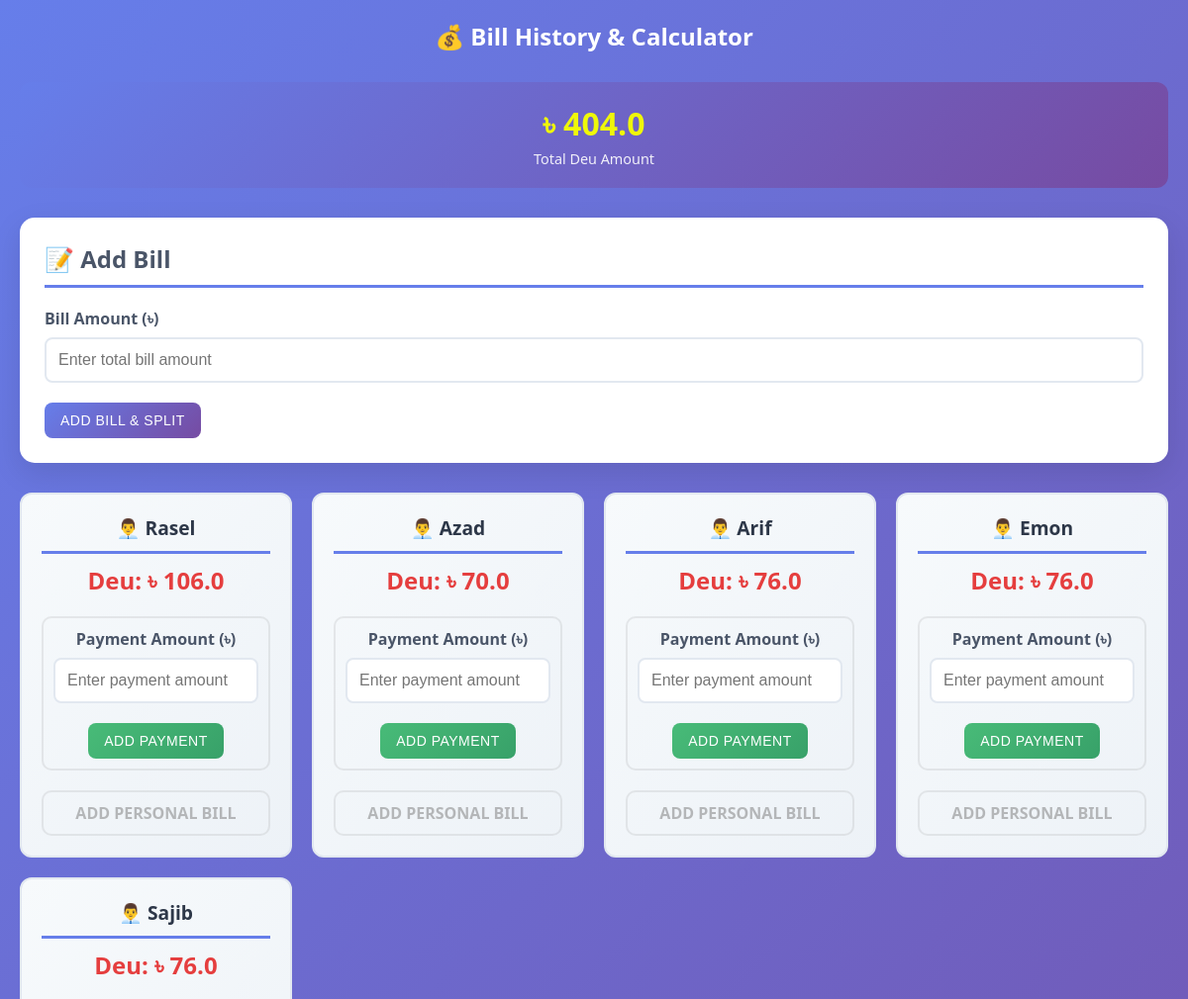
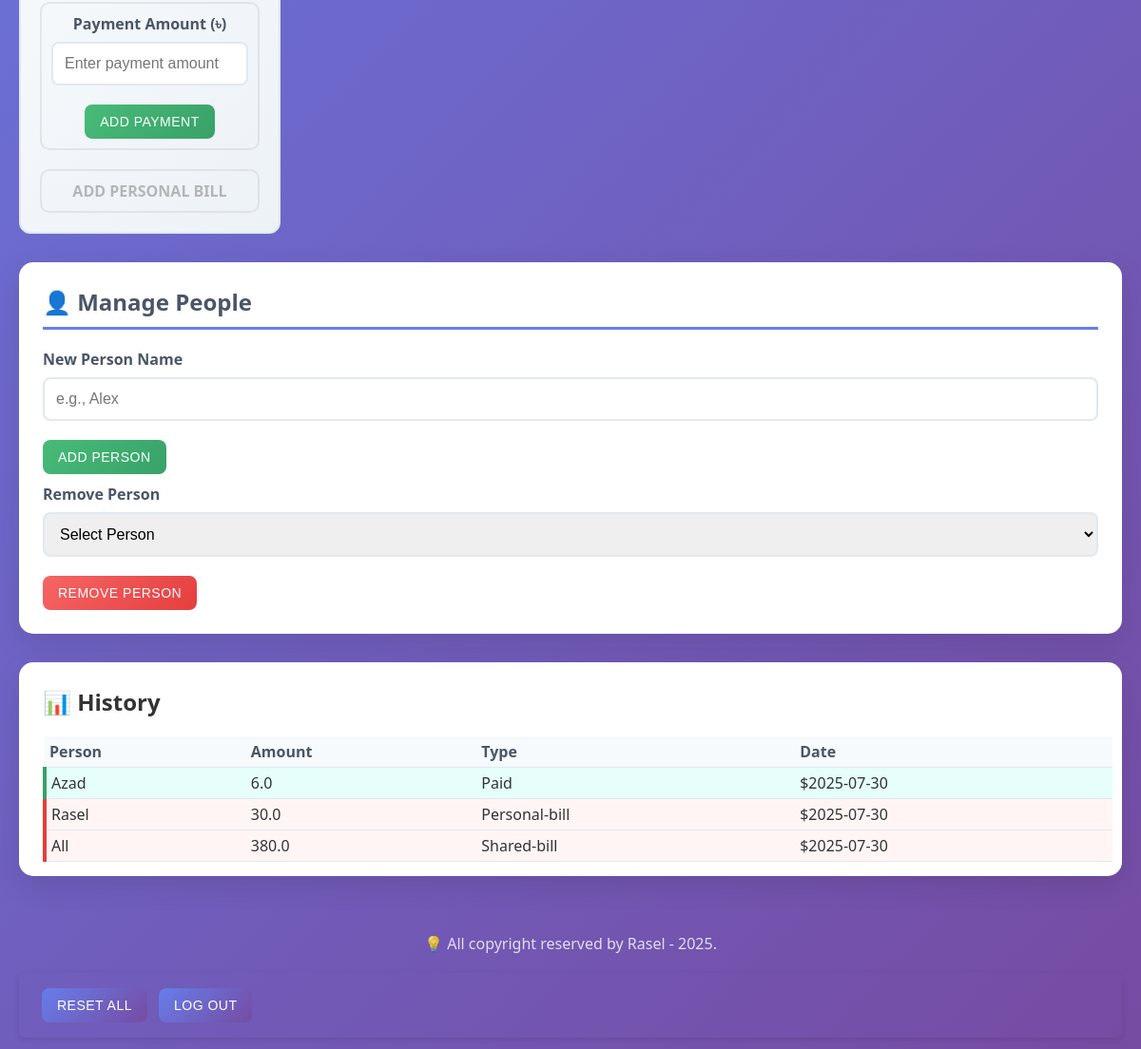
The page / (signed in) on the database as committed earlier (2 pictures, top to bottom).
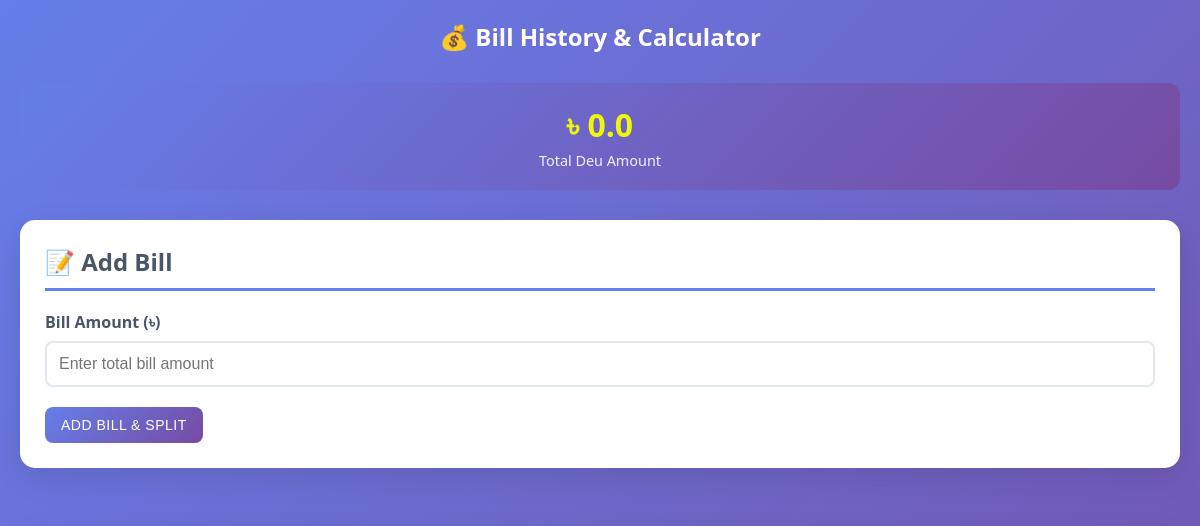
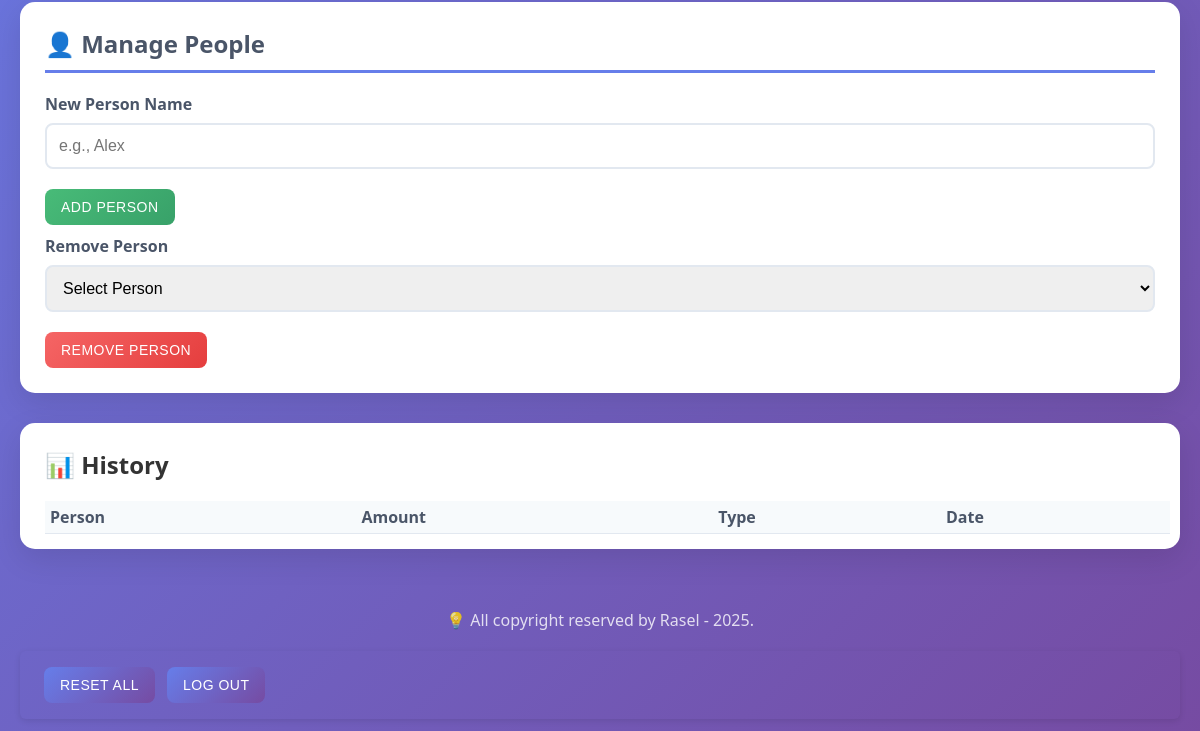
The same page on the database as committed later (2 pictures, top to bottom).
### models.py (models this page shows)
class Bill(db.Model):
    id = db.Column(db.Integer, primary_key=True)
    bill_amount = db.Column(db.Float)
    deu_amount = db.Column(db.Float)

class Person(db.Model):
    id = db.Column(db.Integer, primary_key=True)
    due = db.Column(db.Float)
    name = db.Column(db.String(100))

class History(db.Model):
    id = db.Column(db.Integer, primary_key=True)
    name = db.Column(db.String(100))
    amount = db.Column(db.Float)
    bill_type = db.Column(db.String(100))
    date = db.Column(db.String(20))

### app.py (the view)
@app.route('/')
def index():
    if not session.get('logged_in'):
        return redirect(url_for('login'))
    people = Person.query.all()
    history = History.query.all()
    bill = Bill.query.first()
    total_bill = bill.bill_amount if bill else 0.0
    total_due = bill.deu_amount if bill else 0.0
    all_people = [{'id': p.id, 'name': p.name, 'due': p.due or 0.0} for p in people]
    all_history = [
        {
            'name': h.name,
            'amount': h.amount,
            'bill_type': h.bill_type,
            'date': h.date
        } for h in history
    ]
    return render_template(
        'index.html',
        total_bill=total_bill,
        total_due=total_due,
        all_people=all_people,
        all_history=all_history
    )

### app.py (called while the page is built)
@app.before_request
def create_tables():
    db.create_all()
    if not Bill.query.first():
        db.session.add(Bill(bill_amount=0, deu_amount=0))
        db.session.commit()

### templates/index.html (shortened to what this page needs)
<!DOCTYPE html>
<html lang="en">
<head>
  <link rel="stylesheet" href="{{ url_for('static', filename='style.css') }}" />
</head>
<body>
  <div class="container">
    <div class="header">
      <h2>💰 Bill History & Calculator</h2>
    </div>
    <div class="stats-grid">
      <div class="stat-card total-deu">
        <h3 id="totalOutstanding"
          class="due-amount {% if total_bill >= total_due %}positive{% elif total_bill < total_due %}negative{% endif %}">
          ৳ {{ total_due }}</h3>
        <p>Total Deu Amount</p>
      </div>
    </div>
    <div class="main-content">
      <div class="card">
        <h2>📝 Add Bill</h2>
        <form method="POST" action="/add-shared-bill">
          <div class="form-group">
            <label>Bill Amount (৳)</label>
            <input type="number" name="amount" step="0.01" required placeholder="Enter total bill amount" />
          </div>
          <button type="submit" class="btn">Add Bill & Split</button>
        </form>
      </div>
    </div>
    <div class="dashboard">
      <div id="peopleGrid" class="people-grid">
        {% if all_people != blank %}
        {% for person in all_people %}
        <div class="person-card">
          <h3>👨‍💼 {{ person.name }}</h3>
          <div
            class="due-amount {% if person.due > 0 %}positive{% elif person.due < 0 %}negative{% else %}zero{% endif %}">
            {% if person.due > 0 %}Deu: {% elif person.due < 0 %}Savings: {% endif %}৳ {{ person.due }} </div>
              <form method="POST" action="/add-payment">
                <div class="form-group">
                  <label>Payment Amount (৳)</label>
                  <input type="number" name="amount" step="0.01" required placeholder="Enter payment amount" />
                </div>
                <button type="submit" class="btn btn-secondary">Add Payment</button>
              </form>
              <details>
                <summary>Add Personal bill</summary>
              </details>
          </div>
          {% endfor %}
          {% endif %}
        </div>
      </div>
      <div class="card" style="margin-top: 30px;">
        <h2>👤 Manage People</h2>
        <form method="POST" action="/add-person" style="margin-bottom: 10px;">
          <div class="form-group">
            <label>New Person Name</label>
            <input type="text" name="name" required placeholder="e.g., Alex" />
          </div>
          <button type="submit" class="btn btn-secondary">Add Person</button>
        </form>
        <form method="POST" action="/remove-person">
          <div class="form-group">
            <label>Remove Person</label>
            <select name="person_id" required>
              <option value="">Select Person</option>
            </select>
          </div>
          <button type="submit" class="btn btn-danger">Remove Person</button>
        </form>
      </div>
      <div class="history-section">
        <h2>📊 History</h2>
        <div style="overflow-x: auto;">
          <table class="history-table">
            <thead>
              <tr>
                <th>Person</th>
                <th>Amount</th>
                <th>Type</th>
                <th>Date</th>
              </tr>
            </thead>
            <tbody>
              {% if all_history != blank %}
              {% for single_history in all_history | reverse %}
              <tr class="{% if single_history.bill_type == 'Paid' %}bill-entry{% else %}payment-entry{% endif %}">
                <td>{{ single_history.name }}</td>
                <td>{{ single_history.amount }}</td>
                <td>{{ single_history.bill_type }}</td>
                <td>${{ single_history.date }}</td>
              </tr>
              {% endfor %}
              {% endif %}
            </tbody>
          </table>
        </div>
      </div>
      <div style="text-align: center; margin-top: 40px; padding: 20px; color: white; opacity: 0.8;">
        <p>💡 All copyright reserved by Rasel - 2025.</p>
      </div>
      <header>
        <div class="actions">
          <button type="button" class="btn btn-reset" onclick="openModal()">Reset All</button>
          <form method="POST" action="/logout">
            <button type="submit" class="btn btn-logout">Log Out</button>
          </form>
        </div>
      </header>
    </div>
</body>
</html>

### static/style.css (style rules this page uses)
* { margin: 0; padding: 0; box-sizing: border-box; }
body { font-family: "Segoe UI", Tahoma, Geneva, Verdana, sans-serif; background: linear-gradient(135deg, #667eea 0%, #764ba2 100%); min-height: 100vh; color: #333; }
.container { max-width: 1200px; margin: 0 auto; padding: 20px; }
.header { text-align: center; margin-bottom: 30px; color: white; }
.main-content { display: grid; gap: 30px; margin-bottom: 30px; }
.card { background: white; border-radius: 15px; padding: 25px; box-shadow: 0 10px 30px rgba(0, 0, 0, 0.1); transition: transform 0.3s ease, box-shadow 0.3s ease; }
.card h2 { color: #4a5568; margin-bottom: 20px; font-size: 1.5rem; border-bottom: 3px solid #667eea; padding-bottom: 10px; }
.form-group { margin-bottom: 20px; }
.form-group label { display: block; margin-bottom: 8px; font-weight: 600; color: #4a5568; }
.form-group input, .form-group select, .form-group textarea { width: 100%; padding: 12px; border: 2px solid #e2e8f0; border-radius: 8px; font-size: 1rem; transition: border-color 0.3s ease, box-shadow 0.3s ease; }
.btn { background: linear-gradient(135deg, #667eea 0%, #764ba2 100%); color: white; border: none; padding: 12px 25px; border-radius: 8px; font-size: 1rem; font-weight: 600; cursor: pointer; transition: all 0.3s ease; text-transform: uppercase; letter-spacing: 0.5px; }
.btn-secondary { background: linear-gradient(135deg, #48bb78 0%, #38a169 100%); }
.btn-danger { background: linear-gradient(135deg, #f56565 0%, #e53e3e 100%); }
.due-amount { font-size: 1.5rem; font-weight: bold; margin-bottom: 15px; }
.due-amount.positive { color: #e53e3e; }
.total-deu .due-amount.positive { color: #eff709; }
.history-section { grid-column: 1 / -1; background: white; border-radius: 15px; padding: 25px 10px 15px 25px; box-shadow: 0 10px 30px rgba(0, 0, 0, 0.1); margin-top: 30px; }
.history-table { width: 100%; border-collapse: collapse; margin-top: 20px; font-size: 12px; }
.history-table th, .history-table td { padding: 5px; text-align: left; border-bottom: 1px solid #e2e8f0; }
.history-table th { background: #f7fafc; font-weight: 600; color: #4a5568; }
.stats-grid { display: grid; grid-template-columns: repeat(auto-fit, minmax(200px, 1fr)); gap: 20px; margin-bottom: 30px; }
.stat-card { background: linear-gradient(135deg, #667eea 0%, #764ba2 100%); color: white; padding: 20px; border-radius: 12px; text-align: center; }
.stat-card h3 { font-size: 2rem; margin-bottom: 5px; }
.stat-card p { opacity: 0.9; font-size: 0.9rem; }
@media (min-width: 990px) { .history-table { font-size: inherit; } }
header { padding: 16px 24px; display: flex; justify-content: space-between; align-items: center; box-shadow: 0 2px 6px rgba(0, 0, 0, 0.1); border-radius: 6px; }
.actions { display: flex; gap: 12px; }
.actions form { margin: 0; }
.btn { padding: 10px 16px; border: none; border-radius: 8px; font-weight: 500; font-size: 14px; cursor: pointer; transition: background 0.3s ease; }
.btn-reset { background-color: #e53935; color: white; }
.btn-logout { background-color: #424242; color: white; }

Rows that differ between the two databases and show on the page:
removed Person: name "Rasel", shows "Deu:", due "106.0"
removed Person: name "Azad", shows "Deu:", due "70.0"
removed Person: name "Arif", shows "Deu:", due "76.0"
removed Person: name "Emon", shows "Deu:", due "76.0"
removed Person: name "Sajib", shows "Deu:", due "76.0"
removed History: name "Azad", amount "6.0", bill_type "Paid", date "2025-07-30"
removed History: name "Rasel", amount "30.0", bill_type "Personal-bill", date "2025-07-30"
removed History: name "All", amount "380.0", bill_type "Shared-bill", date "2025-07-30"
changed Bill: deu_amount "404.0" → "0.0"
